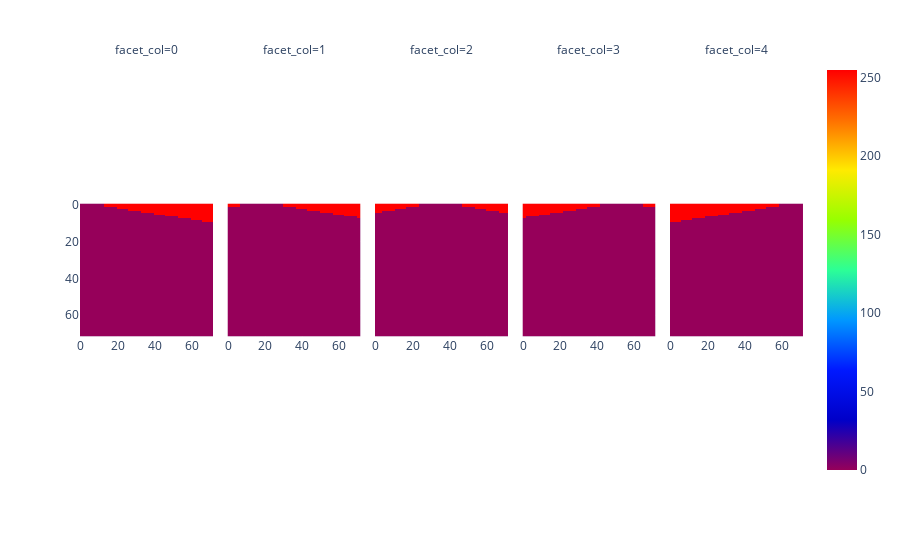

Source (notebook cell):
### Code cell
px.imshow(
    stats["x_std"] == 0,
    facet_col=0,
    color_continuous_scale="Rainbow",
)

### Figure 1 — Plotly figure (JSON) as saved in the notebook; plotly's stock layout.template omitted (floating-point values rounded to 4 significant figures; data arrays with more than 128 entries replaced by an {"elided": "..."} marker saying what was removed)
{"data": [{"coloraxis": "coloraxis", "hovertemplate": "x: %{x}<br>y: %{y}<br>color: %{z}<extra></extra>", "name": "0", "type": "heatmap", "xaxis": "x", "yaxis": "y", "z": {"elided": "72x72 int values"}}, {"coloraxis": "coloraxis", "hovertemplate": "x: %{x}<br>y: %{y}<br>color: %{z}<extra></extra>", "name": "1", "type": "heatmap", "xaxis": "x2", "yaxis": "y2", "z": {"elided": "72x72 int values"}}, {"coloraxis": "coloraxis", "hovertemplate": "x: %{x}<br>y: %{y}<br>color: %{z}<extra></extra>", "name": "2", "type": "heatmap", "xaxis": "x3", "yaxis": "y3", "z": {"elided": "72x72 int values"}}, {"coloraxis": "coloraxis", "hovertemplate": "x: %{x}<br>y: %{y}<br>color: %{z}<extra></extra>", "name": "3", "type": "heatmap", "xaxis": "x4", "yaxis": "y4", "z": {"elided": "72x72 int values"}}, {"coloraxis": "coloraxis", "hovertemplate": "x: %{x}<br>y: %{y}<br>color: %{z}<extra></extra>", "name": "4", "type": "heatmap", "xaxis": "x5", "yaxis": "y5", "z": {"elided": "72x72 int values"}}], "layout": {"annotations": [{"font": {}, "showarrow": false, "text": "facet_col=0", "x": 0.092, "xanchor": "center", "xref": "paper", "y": 1, "yanchor": "bottom", "yref": "paper"}, {"font": {}, "showarrow": false, "text": "facet_col=1", "x": 0.296, "xanchor": "center", "xref": "paper", "y": 1, "yanchor": "bottom", "yref": "paper"}, {"font": {}, "showarrow": false, "text": "facet_col=2", "x": 0.5, "xanchor": "center", "xref": "paper", "y": 1, "yanchor": "bottom", "yref": "paper"}, {"font": {}, "showarrow": false, "text": "facet_col=3", "x": 0.704, "xanchor": "center", "xref": "paper", "y": 1, "yanchor": "bottom", "yref": "paper"}, {"font": {}, "showarrow": false, "text": "facet_col=4", "x": 0.908, "xanchor": "center", "xref": "paper", "y": 1, "yanchor": "bottom", "yref": "paper"}], "coloraxis": {"colorscale": [[0, "rgb(150,0,90)"], [0.125, "rgb(0,0,200)"], [0.25, "rgb(0,25,255)"], [0.375, "rgb(0,152,255)"], [0.5, "rgb(44,255,150)"], [0.625, "rgb(151,255,0)"], [0.75, "rgb(255,234,0)"], [0.875, "rgb(255,111,0)"], [1, "rgb(255,0,0)"]]}, "margin": {"t": 60}, "xaxis": {"anchor": "y", "constrain": "domain", "domain": [0, 0.184], "scaleanchor": "y"}, "xaxis2": {"anchor": "y2", "domain": [0.204, 0.388], "matches": "x"}, "xaxis3": {"anchor": "y3", "domain": [0.408, 0.592], "matches": "x"}, "xaxis4": {"anchor": "y4", "domain": [0.612, 0.796], "matches": "x"}, "xaxis5": {"anchor": "y5", "domain": [0.816, 1], "matches": "x"}, "yaxis": {"anchor": "x", "autorange": "reversed", "constrain": "domain", "domain": [0, 1]}, "yaxis2": {"anchor": "x2", "domain": [0, 1], "matches": "y", "showticklabels": false}, "yaxis3": {"anchor": "x3", "domain": [0, 1], "matches": "y", "showticklabels": false}, "yaxis4": {"anchor": "x4", "domain": [0, 1], "matches": "y", "showticklabels": false}, "yaxis5": {"anchor": "x5", "domain": [0, 1], "matches": "y", "showticklabels": false}}}
